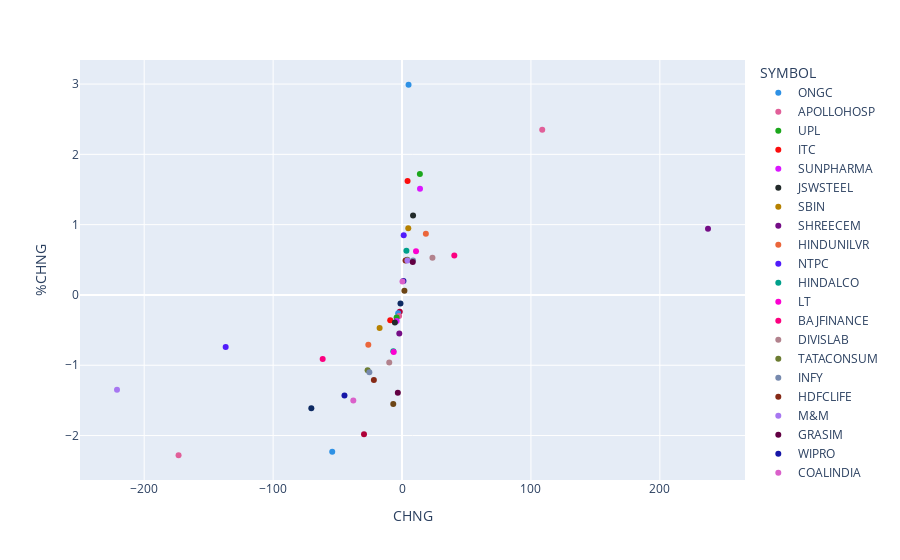

Notebook cell for this chart:
### Markdown cell above
##### %CHNG vs CHNG

### Code cell
px.scatter((df_nifity),x='CHNG',y='%CHNG',color='SYMBOL',
           color_discrete_sequence=px.colors.qualitative.Dark24)

### Figure 1 — Plotly figure (JSON) as saved in the notebook; plotly's stock layout.template omitted (floating-point values rounded to 4 significant figures)
{"data": [{"hovertemplate": "SYMBOL=ONGC<br>CHNG=%{x}<br>%CHNG=%{y}<extra></extra>", "legendgroup": "ONGC", "marker": {"color": "#2E91E5", "symbol": "circle"}, "mode": "markers", "name": "ONGC", "orientation": "v", "showlegend": true, "type": "scatter", "x": [5.05], "xaxis": "x", "y": [2.99], "yaxis": "y"}, {"hovertemplate": "SYMBOL=APOLLOHOSP<br>CHNG=%{x}<br>%CHNG=%{y}<extra></extra>", "legendgroup": "APOLLOHOSP", "marker": {"color": "#E15F99", "symbol": "circle"}, "mode": "markers", "name": "APOLLOHOSP", "orientation": "v", "showlegend": true, "type": "scatter", "x": [108.8], "xaxis": "x", "y": [2.35], "yaxis": "y"}, {"hovertemplate": "SYMBOL=UPL<br>CHNG=%{x}<br>%CHNG=%{y}<extra></extra>", "legendgroup": "UPL", "marker": {"color": "#1CA71C", "symbol": "circle"}, "mode": "markers", "name": "UPL", "orientation": "v", "showlegend": true, "type": "scatter", "x": [13.85], "xaxis": "x", "y": [1.72], "yaxis": "y"}, {"hovertemplate": "SYMBOL=ITC<br>CHNG=%{x}<br>%CHNG=%{y}<extra></extra>", "legendgroup": "ITC", "marker": {"color": "#FB0D0D", "symbol": "circle"}, "mode": "markers", "name": "ITC", "orientation": "v", "showlegend": true, "type": "scatter", "x": [4.3], "xaxis": "x", "y": [1.62], "yaxis": "y"}, {"hovertemplate": "SYMBOL=SUNPHARMA<br>CHNG=%{x}<br>%CHNG=%{y}<extra></extra>", "legendgroup": "SUNPHARMA", "marker": {"color": "#DA16FF", "symbol": "circle"}, "mode": "markers", "name": "SUNPHARMA", "orientation": "v", "showlegend": true, "type": "scatter", "x": [13.95], "xaxis": "x", "y": [1.51], "yaxis": "y"}, {"hovertemplate": "SYMBOL=JSWSTEEL<br>CHNG=%{x}<br>%CHNG=%{y}<extra></extra>", "legendgroup": "JSWSTEEL", "marker": {"color": "#222A2A", "symbol": "circle"}, "mode": "markers", "name": "JSWSTEEL", "orientation": "v", "showlegend": true, "type": "scatter", "x": [8.55], "xaxis": "x", "y": [1.13], "yaxis": "y"}, {"hovertemplate": "SYMBOL=SBIN<br>CHNG=%{x}<br>%CHNG=%{y}<extra></extra>", "legendgroup": "SBIN", "marker": {"color": "#B68100", "symbol": "circle"}, "mode": "markers", "name": "SBIN", "orientation": "v", "showlegend": true, "type": "scatter", "x": [4.85], "xaxis": "x", "y": [0.95], "yaxis": "y"}, {"hovertemplate": "SYMBOL=SHREECEM<br>CHNG=%{x}<br>%CHNG=%{y}<extra></extra>", "legendgroup": "SHREECEM", "marker": {"color": "#750D86", "symbol": "circle"}, "mode": "markers", "name": "SHREECEM", "orientation": "v", "showlegend": true, "type": "scatter", "x": [237.3], "xaxis": "x", "y": [0.94], "yaxis": "y"}, {"hovertemplate": "SYMBOL=HINDUNILVR<br>CHNG=%{x}<br>%CHNG=%{y}<extra></extra>", "legendgroup": "HINDUNILVR", "marker": {"color": "#EB663B", "symbol": "circle"}, "mode": "markers", "name": "HINDUNILVR", "orientation": "v", "showlegend": true, "type": "scatter", "x": [18.5], "xaxis": "x", "y": [0.87], "yaxis": "y"}, {"hovertemplate": "SYMBOL=NTPC<br>CHNG=%{x}<br>%CHNG=%{y}<extra></extra>", "legendgroup": "NTPC", "marker": {"color": "#511CFB", "symbol": "circle"}, "mode": "markers", "name": "NTPC", "orientation": "v", "showlegend": true, "type": "scatter", "x": [1.3], "xaxis": "x", "y": [0.85], "yaxis": "y"}, {"hovertemplate": "SYMBOL=HINDALCO<br>CHNG=%{x}<br>%CHNG=%{y}<extra></extra>", "legendgroup": "HINDALCO", "marker": {"color": "#00A08B", "symbol": "circle"}, "mode": "markers", "name": "HINDALCO", "orientation": "v", "showlegend": true, "type": "scatter", "x": [3.4], "xaxis": "x", "y": [0.63], "yaxis": "y"}, {"hovertemplate": "SYMBOL=LT<br>CHNG=%{x}<br>%CHNG=%{y}<extra></extra>", "legendgroup": "LT", "marker": {"color": "#FB00D1", "symbol": "circle"}, "mode": "markers", "name": "LT", "orientation": "v", "showlegend": true, "type": "scatter", "x": [10.85], "xaxis": "x", "y": [0.62], "yaxis": "y"}, {"hovertemplate": "SYMBOL=BAJFINANCE<br>CHNG=%{x}<br>%CHNG=%{y}<extra></extra>", "legendgroup": "BAJFINANCE", "marker": {"color": "#FC0080", "symbol": "circle"}, "mode": "markers", "name": "BAJFINANCE", "orientation": "v", "showlegend": true, "type": "scatter", "x": [40.55], "xaxis": "x", "y": [0.56], "yaxis": "y"}, {"hovertemplate": "SYMBOL=DIVISLAB<br>CHNG=%{x}<br>%CHNG=%{y}<extra></extra>", "legendgroup": "DIVISLAB", "marker": {"color": "#B2828D", "symbol": "circle"}, "mode": "markers", "name": "DIVISLAB", "orientation": "v", "showlegend": true, "type": "scatter", "x": [23.6], "xaxis": "x", "y": [0.53], "yaxis": "y"}, {"hovertemplate": "SYMBOL=TATACONSUM<br>CHNG=%{x}<br>%CHNG=%{y}<extra></extra>", "legendgroup": "TATACONSUM", "marker": {"color": "#6C7C32", "symbol": "circle"}, "mode": "markers", "name": "TATACONSUM", "orientation": "v", "showlegend": true, "type": "scatter", "x": [4.1], "xaxis": "x", "y": [0.5], "yaxis": "y"}, {"hovertemplate": "SYMBOL=INFY<br>CHNG=%{x}<br>%CHNG=%{y}<extra></extra>", "legendgroup": "INFY", "marker": {"color": "#778AAE", "symbol": "circle"}, "mode": "markers", "name": "INFY", "orientation": "v", "showlegend": true, "type": "scatter", "x": [8.55], "xaxis": "x", "y": [0.49], "yaxis": "y"}, {"hovertemplate": "SYMBOL=HDFCLIFE<br>CHNG=%{x}<br>%CHNG=%{y}<extra></extra>", "legendgroup": "HDFCLIFE", "marker": {"color": "#862A16", "symbol": "circle"}, "mode": "markers", "name": "HDFCLIFE", "orientation": "v", "showlegend": true, "type": "scatter", "x": [2.75], "xaxis": "x", "y": [0.49], "yaxis": "y"}, {"hovertemplate": "SYMBOL=M&M<br>CHNG=%{x}<br>%CHNG=%{y}<extra></extra>", "legendgroup": "M&M", "marker": {"color": "#A777F1", "symbol": "circle"}, "mode": "markers", "name": "M&M", "orientation": "v", "showlegend": true, "type": "scatter", "x": [4.2], "xaxis": "x", "y": [0.49], "yaxis": "y"}, {"hovertemplate": "SYMBOL=GRASIM<br>CHNG=%{x}<br>%CHNG=%{y}<extra></extra>", "legendgroup": "GRASIM", "marker": {"color": "#620042", "symbol": "circle"}, "mode": "markers", "name": "GRASIM", "orientation": "v", "showlegend": true, "type": "scatter", "x": [8.3], "xaxis": "x", "y": [0.47], "yaxis": "y"}, {"hovertemplate": "SYMBOL=WIPRO<br>CHNG=%{x}<br>%CHNG=%{y}<extra></extra>", "legendgroup": "WIPRO", "marker": {"color": "#1616A7", "symbol": "circle"}, "mode": "markers", "name": "WIPRO", "orientation": "v", "showlegend": true, "type": "scatter", "x": [1.1], "xaxis": "x", "y": [0.2], "yaxis": "y"}, {"hovertemplate": "SYMBOL=COALINDIA<br>CHNG=%{x}<br>%CHNG=%{y}<extra></extra>", "legendgroup": "COALINDIA", "marker": {"color": "#DA60CA", "symbol": "circle"}, "mode": "markers", "name": "COALINDIA", "orientation": "v", "showlegend": true, "type": "scatter", "x": [0.35], "xaxis": "x", "y": [0.19], "yaxis": "y"}, {"hovertemplate": "SYMBOL=BRITANNIA<br>CHNG=%{x}<br>%CHNG=%{y}<extra></extra>", "legendgroup": "BRITANNIA", "marker": {"color": "#6C4516", "symbol": "circle"}, "mode": "markers", "name": "BRITANNIA", "orientation": "v", "showlegend": true, "type": "scatter", "x": [1.85], "xaxis": "x", "y": [0.06], "yaxis": "y"}, {"hovertemplate": "SYMBOL=INDUSINDBK<br>CHNG=%{x}<br>%CHNG=%{y}<extra></extra>", "legendgroup": "INDUSINDBK", "marker": {"color": "#0D2A63", "symbol": "circle"}, "mode": "markers", "name": "INDUSINDBK", "orientation": "v", "showlegend": true, "type": "scatter", "x": [-1.2], "xaxis": "x", "y": [-0.12], "yaxis": "y"}, {"hovertemplate": "SYMBOL=BHARTIARTL<br>CHNG=%{x}<br>%CHNG=%{y}<extra></extra>", "legendgroup": "BHARTIARTL", "marker": {"color": "#AF0038", "symbol": "circle"}, "mode": "markers", "name": "BHARTIARTL", "orientation": "v", "showlegend": true, "type": "scatter", "x": [-1.75], "xaxis": "x", "y": [-0.24], "yaxis": "y"}, {"hovertemplate": "SYMBOL=SBILIFE<br>CHNG=%{x}<br>%CHNG=%{y}<extra></extra>", "legendgroup": "SBILIFE", "marker": {"color": "#2E91E5", "symbol": "circle"}, "mode": "markers", "name": "SBILIFE", "orientation": "v", "showlegend": true, "type": "scatter", "x": [-3], "xaxis": "x", "y": [-0.26], "yaxis": "y"}, {"hovertemplate": "SYMBOL=ICICIBANK<br>CHNG=%{x}<br>%CHNG=%{y}<extra></extra>", "legendgroup": "ICICIBANK", "marker": {"color": "#E15F99", "symbol": "circle"}, "mode": "markers", "name": "ICICIBANK", "orientation": "v", "showlegend": true, "type": "scatter", "x": [-2.3], "xaxis": "x", "y": [-0.3], "yaxis": "y"}, {"hovertemplate": "SYMBOL=TATASTEEL<br>CHNG=%{x}<br>%CHNG=%{y}<extra></extra>", "legendgroup": "TATASTEEL", "marker": {"color": "#1CA71C", "symbol": "circle"}, "mode": "markers", "name": "TATASTEEL", "orientation": "v", "showlegend": true, "type": "scatter", "x": [-4.2], "xaxis": "x", "y": [-0.32], "yaxis": "y"}, {"hovertemplate": "SYMBOL=RELIANCE<br>CHNG=%{x}<br>%CHNG=%{y}<extra></extra>", "legendgroup": "RELIANCE", "marker": {"color": "#FB0D0D", "symbol": "circle"}, "mode": "markers", "name": "RELIANCE", "orientation": "v", "showlegend": true, "type": "scatter", "x": [-9.15], "xaxis": "x", "y": [-0.36], "yaxis": "y"}, {"hovertemplate": "SYMBOL=HCLTECH<br>CHNG=%{x}<br>%CHNG=%{y}<extra></extra>", "legendgroup": "HCLTECH", "marker": {"color": "#DA16FF", "symbol": "circle"}, "mode": "markers", "name": "HCLTECH", "orientation": "v", "showlegend": true, "type": "scatter", "x": [-4.15], "xaxis": "x", "y": [-0.37], "yaxis": "y"}, {"hovertemplate": "SYMBOL=TECHM<br>CHNG=%{x}<br>%CHNG=%{y}<extra></extra>", "legendgroup": "TECHM", "marker": {"color": "#222A2A", "symbol": "circle"}, "mode": "markers", "name": "TECHM", "orientation": "v", "showlegend": true, "type": "scatter", "x": [-5.55], "xaxis": "x", "y": [-0.39], "yaxis": "y"}, {"hovertemplate": "SYMBOL=BAJAJ-AUTO<br>CHNG=%{x}<br>%CHNG=%{y}<extra></extra>", "legendgroup": "BAJAJ-AUTO", "marker": {"color": "#B68100", "symbol": "circle"}, "mode": "markers", "name": "BAJAJ-AUTO", "orientation": "v", "showlegend": true, "type": "scatter", "x": [-17.4], "xaxis": "x", "y": [-0.47], "yaxis": "y"}, {"hovertemplate": "SYMBOL=BPCL<br>CHNG=%{x}<br>%CHNG=%{y}<extra></extra>", "legendgroup": "BPCL", "marker": {"color": "#750D86", "symbol": "circle"}, "mode": "markers", "name": "BPCL", "orientation": "v", "showlegend": true, "type": "scatter", "x": [-2.1], "xaxis": "x", "y": [-0.55], "yaxis": "y"}, {"hovertemplate": "SYMBOL=TCS<br>CHNG=%{x}<br>%CHNG=%{y}<extra></extra>", "legendgroup": "TCS", "marker": {"color": "#EB663B", "symbol": "circle"}, "mode": "markers", "name": "TCS", "orientation": "v", "showlegend": true, "type": "scatter", "x": [-26.15], "xaxis": "x", "y": [-0.71], "yaxis": "y"}, {"hovertemplate": "SYMBOL=NESTLEIND<br>CHNG=%{x}<br>%CHNG=%{y}<extra></extra>", "legendgroup": "NESTLEIND", "marker": {"color": "#511CFB", "symbol": "circle"}, "mode": "markers", "name": "NESTLEIND", "orientation": "v", "showlegend": true, "type": "scatter", "x": [-136.8], "xaxis": "x", "y": [-0.74], "yaxis": "y"}, {"hovertemplate": "SYMBOL=ADANIPORTS<br>CHNG=%{x}<br>%CHNG=%{y}<extra></extra>", "legendgroup": "ADANIPORTS", "marker": {"color": "#00A08B", "symbol": "circle"}, "mode": "markers", "name": "ADANIPORTS", "orientation": "v", "showlegend": true, "type": "scatter", "x": [-6.75], "xaxis": "x", "y": [-0.8], "yaxis": "y"}, {"hovertemplate": "SYMBOL=AXISBANK<br>CHNG=%{x}<br>%CHNG=%{y}<extra></extra>", "legendgroup": "AXISBANK", "marker": {"color": "#FB00D1", "symbol": "circle"}, "mode": "markers", "name": "AXISBANK", "orientation": "v", "showlegend": true, "type": "scatter", "x": [-6.45], "xaxis": "x", "y": [-0.81], "yaxis": "y"}, {"hovertemplate": "SYMBOL=ULTRACEMCO<br>CHNG=%{x}<br>%CHNG=%{y}<extra></extra>", "legendgroup": "ULTRACEMCO", "marker": {"color": "#FC0080", "symbol": "circle"}, "mode": "markers", "name": "ULTRACEMCO", "orientation": "v", "showlegend": true, "type": "scatter", "x": [-61.55], "xaxis": "x", "y": [-0.91], "yaxis": "y"}, {"hovertemplate": "SYMBOL=CIPLA<br>CHNG=%{x}<br>%CHNG=%{y}<extra></extra>", "legendgroup": "CIPLA", "marker": {"color": "#B2828D", "symbol": "circle"}, "mode": "markers", "name": "CIPLA", "orientation": "v", "showlegend": true, "type": "scatter", "x": [-9.9], "xaxis": "x", "y": [-0.96], "yaxis": "y"}, {"hovertemplate": "SYMBOL=TITAN<br>CHNG=%{x}<br>%CHNG=%{y}<extra></extra>", "legendgroup": "TITAN", "marker": {"color": "#6C7C32", "symbol": "circle"}, "mode": "markers", "name": "TITAN", "orientation": "v", "showlegend": true, "type": "scatter", "x": [-26.7], "xaxis": "x", "y": [-1.07], "yaxis": "y"}, {"hovertemplate": "SYMBOL=HEROMOTOCO<br>CHNG=%{x}<br>%CHNG=%{y}<extra></extra>", "legendgroup": "HEROMOTOCO", "marker": {"color": "#778AAE", "symbol": "circle"}, "mode": "markers", "name": "HEROMOTOCO", "orientation": "v", "showlegend": true, "type": "scatter", "x": [-25.35], "xaxis": "x", "y": [-1.1], "yaxis": "y"}, {"hovertemplate": "SYMBOL=KOTAKBANK<br>CHNG=%{x}<br>%CHNG=%{y}<extra></extra>", "legendgroup": "KOTAKBANK", "marker": {"color": "#862A16", "symbol": "circle"}, "mode": "markers", "name": "KOTAKBANK", "orientation": "v", "showlegend": true, "type": "scatter", "x": [-21.85], "xaxis": "x", "y": [-1.21], "yaxis": "y"}, {"hovertemplate": "SYMBOL=BAJAJFINSV<br>CHNG=%{x}<br>%CHNG=%{y}<extra></extra>", "legendgroup": "BAJAJFINSV", "marker": {"color": "#A777F1", "symbol": "circle"}, "mode": "markers", "name": "BAJAJFINSV", "orientation": "v", "showlegend": true, "type": "scatter", "x": [-221.1], "xaxis": "x", "y": [-1.35], "yaxis": "y"}, {"hovertemplate": "SYMBOL=POWERGRID<br>CHNG=%{x}<br>%CHNG=%{y}<extra></extra>", "legendgroup": "POWERGRID", "marker": {"color": "#620042", "symbol": "circle"}, "mode": "markers", "name": "POWERGRID", "orientation": "v", "showlegend": true, "type": "scatter", "x": [-3.25], "xaxis": "x", "y": [-1.39], "yaxis": "y"}, {"hovertemplate": "SYMBOL=ASIANPAINT<br>CHNG=%{x}<br>%CHNG=%{y}<extra></extra>", "legendgroup": "ASIANPAINT", "marker": {"color": "#1616A7", "symbol": "circle"}, "mode": "markers", "name": "ASIANPAINT", "orientation": "v", "showlegend": true, "type": "scatter", "x": [-44.65], "xaxis": "x", "y": [-1.43], "yaxis": "y"}, {"hovertemplate": "SYMBOL=EICHERMOT<br>CHNG=%{x}<br>%CHNG=%{y}<extra></extra>", "legendgroup": "EICHERMOT", "marker": {"color": "#DA60CA", "symbol": "circle"}, "mode": "markers", "name": "EICHERMOT", "orientation": "v", "showlegend": true, "type": "scatter", "x": [-37.8], "xaxis": "x", "y": [-1.5], "yaxis": "y"}, {"hovertemplate": "SYMBOL=TATAMOTORS<br>CHNG=%{x}<br>%CHNG=%{y}<extra></extra>", "legendgroup": "TATAMOTORS", "marker": {"color": "#6C4516", "symbol": "circle"}, "mode": "markers", "name": "TATAMOTORS", "orientation": "v", "showlegend": true, "type": "scatter", "x": [-6.8], "xaxis": "x", "y": [-1.55], "yaxis": "y"}, {"hovertemplate": "SYMBOL=DRREDDY<br>CHNG=%{x}<br>%CHNG=%{y}<extra></extra>", "legendgroup": "DRREDDY", "marker": {"color": "#0D2A63", "symbol": "circle"}, "mode": "markers", "name": "DRREDDY", "orientation": "v", "showlegend": true, "type": "scatter", "x": [-70.35], "xaxis": "x", "y": [-1.61], "yaxis": "y"}, {"hovertemplate": "SYMBOL=HDFCBANK<br>CHNG=%{x}<br>%CHNG=%{y}<extra></extra>", "legendgroup": "HDFCBANK", "marker": {"color": "#AF0038", "symbol": "circle"}, "mode": "markers", "name": "HDFCBANK", "orientation": "v", "showlegend": true, "type": "scatter", "x": [-29.5], "xaxis": "x", "y": [-1.98], "yaxis": "y"}, {"hovertemplate": "SYMBOL=HDFC<br>CHNG=%{x}<br>%CHNG=%{y}<extra></extra>", "legendgroup": "HDFC", "marker": {"color": "#2E91E5", "symbol": "circle"}, "mode": "markers", "name": "HDFC", "orientation": "v", "showlegend": true, "type": "scatter", "x": [-54.15], "xaxis": "x", "y": [-2.23], "yaxis": "y"}, {"hovertemplate": "SYMBOL=MARUTI<br>CHNG=%{x}<br>%CHNG=%{y}<extra></extra>", "legendgroup": "MARUTI", "marker": {"color": "#E15F99", "symbol": "circle"}, "mode": "markers", "name": "MARUTI", "orientation": "v", "showlegend": true, "type": "scatter", "x": [-173.3], "xaxis": "x", "y": [-2.28], "yaxis": "y"}], "layout": {"legend": {"title": {"text": "SYMBOL"}, "tracegroupgap": 0}, "margin": {"t": 60}, "xaxis": {"anchor": "y", "domain": [0, 1], "title": {"text": "CHNG"}}, "yaxis": {"anchor": "x", "domain": [0, 1], "title": {"text": "%CHNG"}}}}
